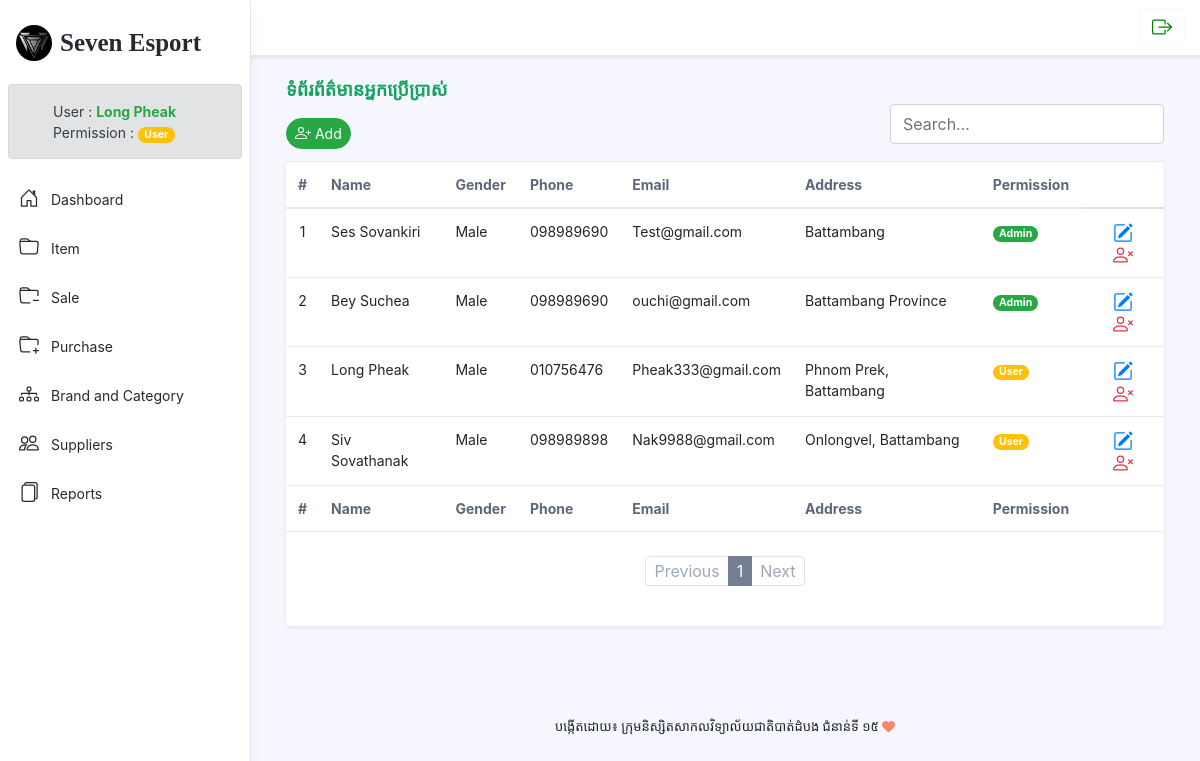
The app's page /user.php (signed in) with its own data.
### tables this page shows
CREATE TABLE `tbl_user` (
  `user_id` int(11) NOT NULL AUTO_INCREMENT,
  `user_fullname` varchar(50) NOT NULL,
  `user_gender` varchar(50) NOT NULL,
  `user_email` varchar(100) NOT NULL,
  `user_name` varchar(50) NOT NULL,
  `user_password` varchar(100) NOT NULL,
  `user_address` varchar(100) NOT NULL,
  `user_phone` varchar(50) NOT NULL,
  `permission` varchar(50) NOT NULL,
  `status` int(11) NOT NULL,
  PRIMARY KEY (`user_id`)
);

### user.php (the view, shortened to what this page needs)
<?php
require_once 'config/db.php';
require_once 'inc/html_head.php';
?>
<body class="app">
<header class="app-header fixed-top">
    <div class="app-header-inner">
        <?php include('inc/header_menu.php') ?>
    </div>
    </div>
    <div id="app-sidepanel" class="app-sidepanel">
        <?php include('inc/sidebar.php') ?>
    </div>
</header>
<div class="app-wrapper">
    <div class="app-content pt-3 p-md-3 p-lg-4">
        <div class="container-xl">
            <div class="position-relative mb-3">
                <div class="row g-2 justify-content-between mb-1">
                    <div class="col-auto">
                        <h1 style="font-family: 'Kantumruy Pro ExtraLight'; color:#15a362; font-size:large"
                            class="app-page-title mb-3">ទំព័រព័ត៌មានអ្នកប្រើប្រាស់</h1>
                            <div class="mb-2">
                            <button class="btn btn-sm btn-success rounded-5">
                            <a style="color: white; text-decoration: none;" href="user_create.php" title="Add New">
                                Add
                            </a>
                            </button>
                            </div>
                    </div>
                    <div class="col-auto">
                        <div><br></div>
                        <div> <input type="text" class="form-control" placeholder="Search..."></div>
                    </div>
                </div>
                <div class="tab-content" id="orders-table-tab-content">
                    <div class="tab-pane fade show active" id="orders-all" role="tabpanel"
                         aria-labelledby="orders-all-tab">
                        <div class="app-card app-card-orders-table shadow-sm mb-5">
                            <div class="app-card-body">
                                <div class="table-responsive">
                                    <table class="table app-table-hover mb-0 text-left">
                                        <thead>
                                        <tr>
                                            <th class="cell text-center">#</th>
                                            <th class="cell">Name</th>
                                            <th class="cell">Gender</th>
                                            <th class="cell">Phone</th>
                                            <th class="cell">Email</th>
                                            <th class="cell">Address</th>
                                            <th class="cell">Permission</th>
                                            <th></th>
                                        </tr>
                                        </thead>
                                        <tbody>
                                        <?php
                                        $limit = 10;
                                        if (isset($_GET["page"])) {
                                            $page = $_GET["page"];
                                        } else {
                                            $page = 1;
                                        }
                                        $start_from = ($page - 1) * $limit;
                                        $sql_select = $con->prepare("SELECT * FROM tbl_user ORDER BY permission ASC LIMIT $start_from, $limit");
                                        $sql_select->execute();
                                        $i = 0;
                                        while ($row = $sql_select->fetch(PDO::FETCH_OBJ)) :
                                            $i++;
                                            ?>
                                            <tr id="user<?= $row->user_id ?>">
                                                <td class="text-center"><?= $i ?></td>
                                                <td><?= $row->user_fullname ?></td>
                                                <td><?= $row->user_gender ?></td>
                                                <td><?= $row->user_phone ?></td>
                                                <td><?= $row->user_email ?></td>
                                                <td><?= $row->user_address ?></td>
                                                <?php
                                                        if ($row->permission == "Admin") {
                                                    ?>
                                                        <td>
                                                        <span class="badge badge-pill badge-success">
                                                                <?= $row->permission ?>
                                                        </span>
                                                        </td>
                                                    <?php
                                                        } else if ($row->permission == "User"){
                                                    ?>
                                                        <td>
                                                        <span style="color:white ;" class="badge badge-pill badge-warning">
                                                                <?= $row->permission ?>
                                                        </span>
                                                        </td>
                                                    <?php } ?>
                                                <td class="td-actions text-center">
                                                    <a href="user_edit.php?id=<?= $row->user_id ?>" class="p-2">
                                                    </a>
                                                    <a href="#" class="text-danger" onclick="delUser(<?= $row->user_id ?>)" class="p-2">
                                                    </a>
                                                </td>
                                            </tr>
                                        <?php endwhile; ?>
                                        </tbody>
                                        <tfoot>
                                        <tr>
                                            <th class="cell text-center">#</th>
                                            <th class="cell">Name</th>
                                            <th class="cell">Gender</th>
                                            <th class="cell">Phone</th>
                                            <th class="cell">Email</th>
                                            <th class="cell">Address</th>
                                            <th class="cell">Permission</th>
                                            <th></th>
                                        </tr>
                                        </tfoot>
                                    </table>
                                </div>
                                <?php
                                $query = $con->query("SELECT * FROM tbl_user");
                                $total_pages = ceil($query->rowCount() / $limit);
                                ?>
                                <nav class="app-pagination mt-4">
                                    <ul class="pagination justify-content-center">
                                        <li class="page-item <?= $page == 1 ? 'disabled' : '' ?> ">
                                            <a class="page-link" href="user.php?page=<?= $page - 1 ?>"
                                               tabindex="-1"
                                               aria-disabled="true">Previous</a>
                                        </li>
                                        <?php for ($i = 1; $i <= $total_pages; $i++): ?>
                                            <li class="page-item active"><a class="page-link"
                                                                            href="user.php?page=<?= $i ?>"><?= $i ?></a>
                                            </li>
                                        <?php endfor; ?>
                                        <li class="page-item <?= $page == $total_pages ? 'disabled' : '' ?> ">
                                            <a class="page-link" href="user.php?page=<?= $page + 1 ?>">Next</a>
                                        </li>
                                    </ul>
                                </nav>
                                <br>
                            </div>
                        </div>
                    </div>
                </div>
            </div>
        </div>
    </div>
    <footer id="footbarlog" class="app-footer">
        <?php include('inc/footer.php') ?>
    </footer>
</div>
</body>
</html>

### config/checkpermission.php (shortened to what this page needs)
<div class="mx-2">
    <?php
    $LogID = $_SESSION["Loged_id"];
    $status = 1;
    $sql_select_logedin = $con->prepare("SELECT * FROM tbl_user WHERE tbl_user.status = ?
    AND tbl_user.user_id = ?");
    $sql_select_logedin->bindParam(1, $status);
    $sql_select_logedin->bindParam(2, $LogID);
    $sql_select_logedin->execute();
    $row_select_logedin = $sql_select_logedin->fetch(PDO::FETCH_BOTH);
    if ($row_select_logedin['permission'] == "Admin") {
    ?>
        <div class="alert alert-secondary" style="height: 75px;" role="alert">
            <div class="row">
                <div >
                    <a href="Users.php?ID=<?= $row_select_logedin['user_id'] ?>">
                    </a>
                </div>
                <div class="col-auto mt-1 ml-4">User :
                    <strong class="text-success"><?= $row_select_logedin['user_fullname'] ?></strong><br>
                    <p>Permission : <span class="badge badge-pill badge-success"><?= $row_select_logedin['permission'] ?></span></p>
                </div>
            </div>
        </div>
    <?php
    }else if($row_select_logedin['permission'] == "User"){
        ?>
        <div class="alert alert-secondary" style="height: 75px;" role="alert">
            <div class="row">
                <div class="col-auto mt-1 ml-4">User :
                    <strong class="text-success"><?= $row_select_logedin['user_fullname'] ?></strong><br>
                    <p>Permission : <span style="color: white ;" class="badge badge-pill badge-warning"><?= $row_select_logedin['permission'] ?></span></p>
                </div>
            </div>
        </div>
    <?php
    } else if($row_select_logedin['permission' == "Vendor"]){
        ?>
        <div class="alert alert-secondary" style="height: 75px;" role="alert">
            <div class="row">
                <div>
                    <a href="Users.php?ID=<?= $row_select_logedin['user_id'] ?>">
                    </a>
                </div>
                <div class="col-auto mt-1 ml-4">User :
                    <strong class="text-success"><?= $row_select_logedin['user_fullname'] ?></strong><br>
                    <p>Permission : <span style="color: white ;" class="badge badge-pill badge-danger"><?= $row_select_logedin['permission'] ?></span></p>
                </div>
            </div>
        </div>
    <?php
    }
    ?>
</div>

### assets/css/style.css (style rules this page uses)
#footbarlog { font-family: "Kh Dangrek"; text-align: center; }

### records on screen
tbl_user: user_fullname "Long Pheak", permission "User", user_gender "Male", user_phone "010756476", user_email "Pheak333@gmail.com", user_address "Phnom Prek, Battambang"
tbl_user: user_fullname "Ses Sovankiri", user_gender "Male", user_phone "098989690", user_email "Test@gmail.com", user_address "Battambang", permission "Admin"
tbl_user: user_fullname "Bey Suchea", user_gender "Male", user_phone "098989690", user_email "ouchi@gmail.com", user_address "Battambang Province", permission "Admin"
tbl_user: user_fullname "Siv Sovathanak", user_gender "Male", user_phone "098989898", user_email "Nak9988@gmail.com", user_address "Onlongvel, Battambang", permission "User"
